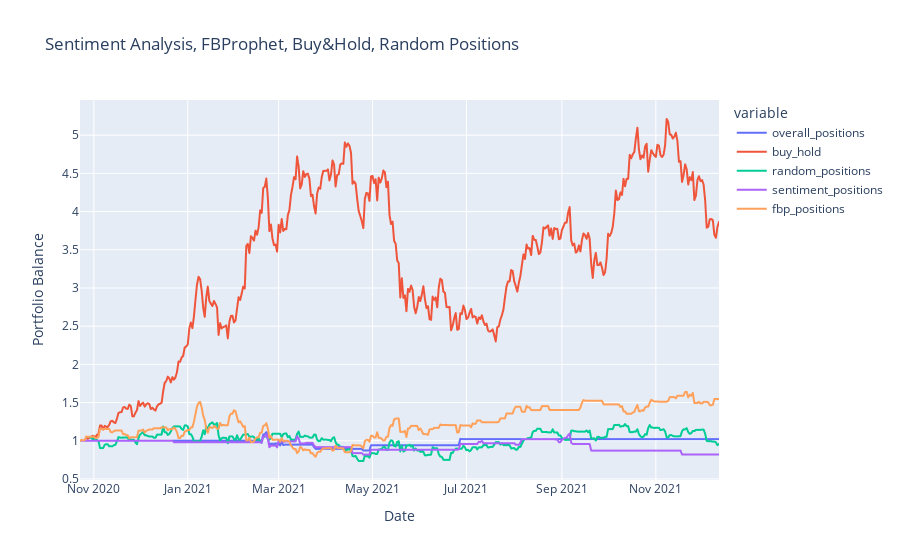

Notebook cell for this chart:
### Markdown cell above
# Visualizing Backtest Performance

### Code cell
# Visualizing results
fig = px.line(
    performance,
    x=performance.index,
    y=performance.columns,
    title='Sentiment Analysis, FBProphet, Buy&Hold, Random Positions',
    labels={"value": "Portfolio Balance",
            "index": "Date"}
)

fig.show()

### Figure 1 — Plotly figure (JSON) as saved in the notebook; plotly's stock layout.template omitted (floating-point values rounded to 4 significant figures; data arrays with more than 128 entries replaced by an {"elided": "..."} marker saying what was removed)
{"data": [{"hovertemplate": "variable=overall_positions<br>Date=%{x}<br>Portfolio Balance=%{y}<extra></extra>", "legendgroup": "overall_positions", "line": {"color": "#636efa", "dash": "solid"}, "mode": "lines", "name": "overall_positions", "showlegend": true, "type": "scattergl", "x": {"elided": "416 str values"}, "xaxis": "x", "y": {"elided": "416 float values"}, "yaxis": "y"}, {"hovertemplate": "variable=buy_hold<br>Date=%{x}<br>Portfolio Balance=%{y}<extra></extra>", "legendgroup": "buy_hold", "line": {"color": "#EF553B", "dash": "solid"}, "mode": "lines", "name": "buy_hold", "showlegend": true, "type": "scattergl", "x": {"elided": "416 str values"}, "xaxis": "x", "y": {"elided": "416 float values"}, "yaxis": "y"}, {"hovertemplate": "variable=random_positions<br>Date=%{x}<br>Portfolio Balance=%{y}<extra></extra>", "legendgroup": "random_positions", "line": {"color": "#00cc96", "dash": "solid"}, "mode": "lines", "name": "random_positions", "showlegend": true, "type": "scattergl", "x": {"elided": "416 str values"}, "xaxis": "x", "y": {"elided": "416 float values"}, "yaxis": "y"}, {"hovertemplate": "variable=sentiment_positions<br>Date=%{x}<br>Portfolio Balance=%{y}<extra></extra>", "legendgroup": "sentiment_positions", "line": {"color": "#ab63fa", "dash": "solid"}, "mode": "lines", "name": "sentiment_positions", "showlegend": true, "type": "scattergl", "x": {"elided": "416 str values"}, "xaxis": "x", "y": {"elided": "416 float values"}, "yaxis": "y"}, {"hovertemplate": "variable=fbp_positions<br>Date=%{x}<br>Portfolio Balance=%{y}<extra></extra>", "legendgroup": "fbp_positions", "line": {"color": "#FFA15A", "dash": "solid"}, "mode": "lines", "name": "fbp_positions", "showlegend": true, "type": "scattergl", "x": {"elided": "416 str values"}, "xaxis": "x", "y": {"elided": "416 float values"}, "yaxis": "y"}], "layout": {"autosize": true, "legend": {"title": {"text": "variable"}, "tracegroupgap": 0}, "title": {"text": "Sentiment Analysis, FBProphet, Buy&Hold, Random Positions"}, "xaxis": {"anchor": "y", "autorange": true, "domain": [0, 1], "range": ["2020-10-23", "2021-12-12"], "title": {"text": "Date"}, "type": "date"}, "yaxis": {"anchor": "x", "autorange": true, "domain": [0, 1], "range": [0.4864, 5.46], "title": {"text": "Portfolio Balance"}, "type": "linear"}}}
